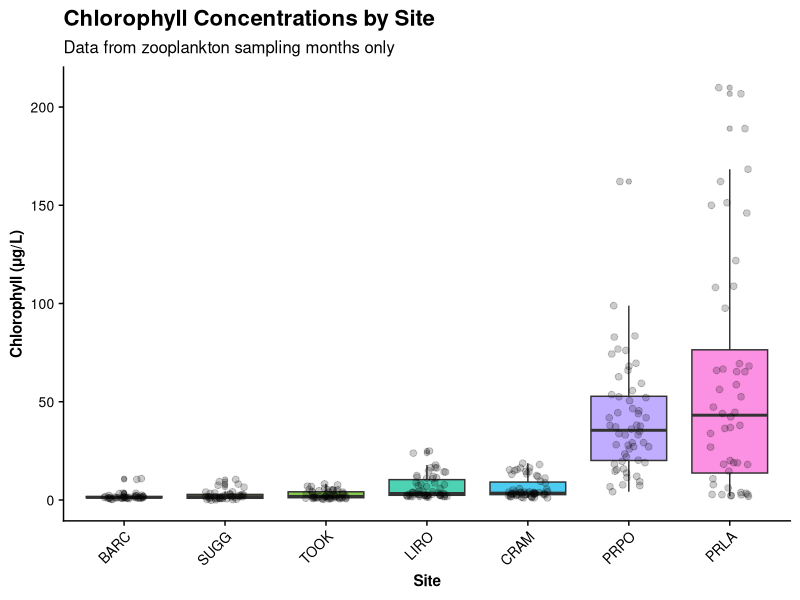
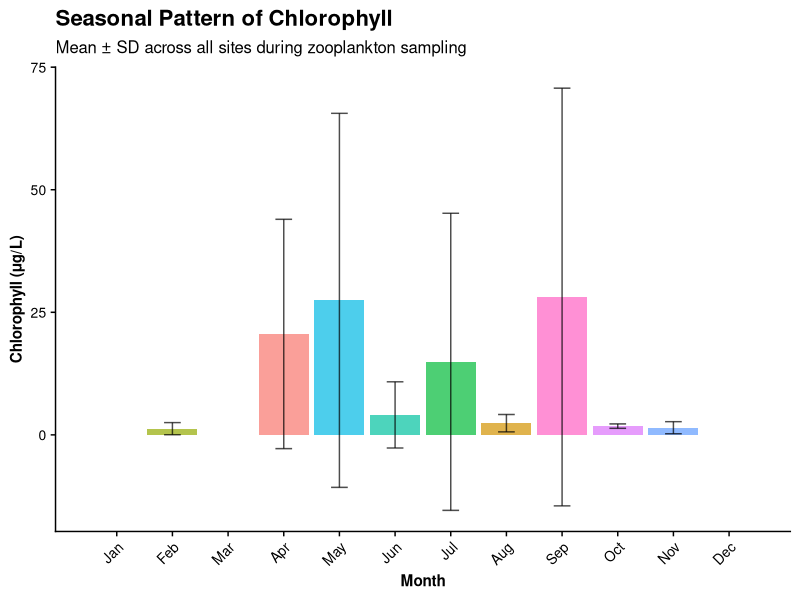
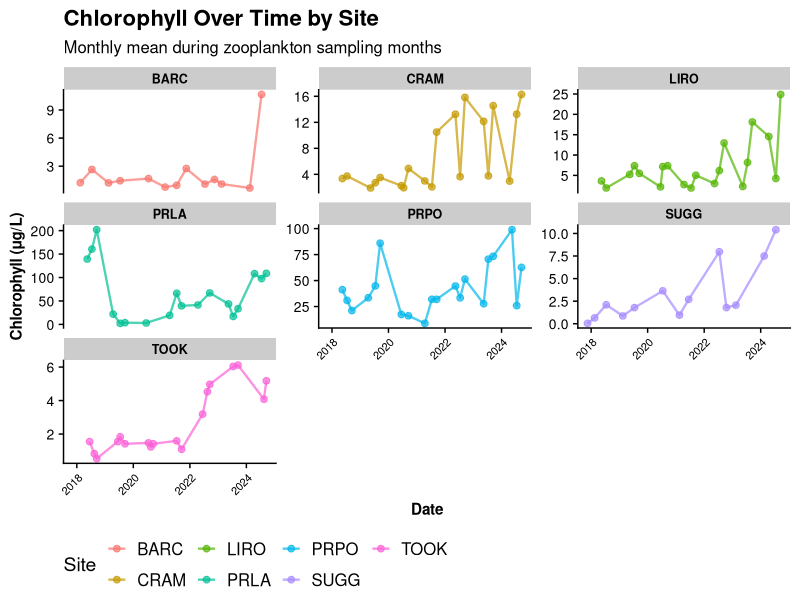
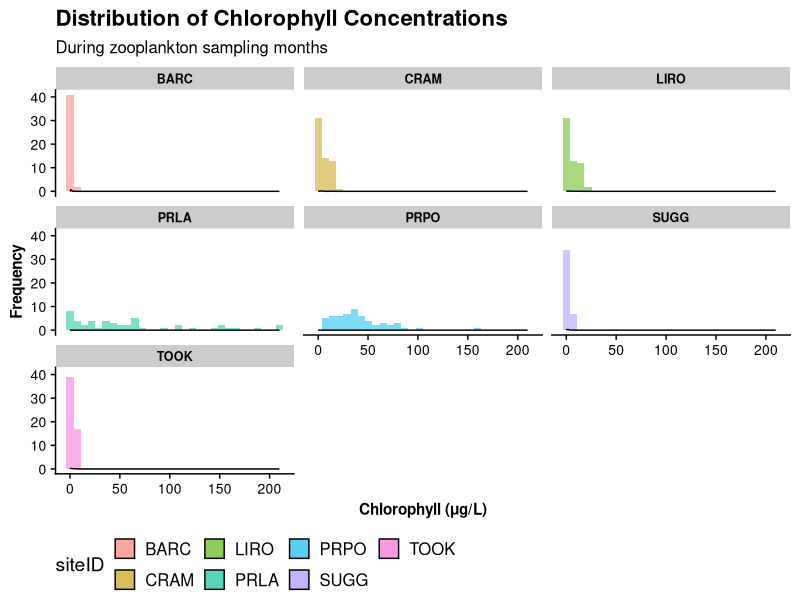

Recreate these plots in R, in order. (Note: this script raises an error after producing the figures.)
# Phytoplankton Chlorophyll Analysis
# Purpose: Analyze chlorophyll concentrations during zooplankton sampling months
#          Compare chlorophyll patterns across sites and seasons
# Date: 2026-05-04
#
# INPUTS:
#   - data-raw/NEON_daily_summaries/NEON_phyto_chlorophyll.csv
#     (Raw chlorophyll measurements by sample)
#   - data-processed/zooplankton_body_size_summary_adults_2014_2026.csv
#     (Body size data with collection dates to identify sampling months)
#
# OUTPUTS:
#   - data-processed/chlorophyll_during_zooplankton_sampling.csv
#     (Chlorophyll data filtered to zooplankton sampling months)
#   - stats-tables/chlorophyll_summary_by_site_month.csv
#     (Monthly chlorophyll summaries by site)
#   - figures/chlorophyll_*.png (5+ visualization figures)

library(tidyverse)
library(readr)
library(lubridate)
library(cowplot)

theme_set(theme_cowplot() +
  theme(
    axis.text = element_text(size = 10),
    axis.title = element_text(size = 11, face = "bold"),
    strip.text = element_text(size = 9, face = "bold"),
    legend.position = "bottom"
  ))

# Create output directories if needed
if (!dir.exists("figures")) {
  dir.create("figures", showWarnings = FALSE)
}
if (!dir.exists("stats-tables")) {
  dir.create("stats-tables", showWarnings = FALSE)
}

# ============================================================================
# Part 1: Load Data
# ============================================================================

cat("Loading chlorophyll data...\n\n")

chl_raw <- read_csv("data-raw/NEON_daily_summaries/NEON_phyto_chlorophyll.csv")

cat("Raw chlorophyll data:\n")
cat("  Records:", nrow(chl_raw), "\n")
cat("  Sites:", n_distinct(chl_raw$siteID), "\n")
cat("  Date range:", min(chl_raw$collectDate), "to", max(chl_raw$collectDate), "\n\n")

# Load zooplankton body size data to identify sampling months
cat("Loading zooplankton body size data (to identify sampling months)...\n\n")

zoo_body_size <- read_csv("data-processed/zooplankton_body_size_summary_adults_2014_2026.csv")

# Get the unique months when zooplankton are sampled (by site and month)
zoo_sampling_months <- zoo_body_size |>
  mutate(
    collectDate = as.Date(collectDate),
    year = year(collectDate),
    month = month(collectDate)
  ) |>
  select(siteID, year, month) |>
  distinct() |>
  arrange(siteID, year, month)

cat("Zooplankton sampling months identified:\n")
cat("  Site-month combinations:", nrow(zoo_sampling_months), "\n")
cat("  Unique sites:", n_distinct(zoo_sampling_months$siteID), "\n\n")

# ============================================================================
# Part 2: Filter Chlorophyll to Zooplankton Sampling Months
# ============================================================================

cat("Filtering chlorophyll data to zooplankton sampling months...\n\n")

chl_processed <- chl_raw |>
  mutate(
    collectDate = as.Date(collectDate),
    year = year(collectDate),
    month = month(collectDate)
  ) |>
  # Filter to zooplankton sites
  filter(siteID %in% c("BARC", "CRAM", "LIRO", "PRLA", "PRPO", "SUGG", "TOOK")) |>
  # Inner join to keep only chlorophyll data from months when zooplankton were sampled
  inner_join(
    zoo_sampling_months,
    by = c("siteID", "year", "month")
  ) |>
  select(siteID, year, month, collectDate, chlorophyllMicrogramsPerLiter)

cat("Chlorophyll data filtered to zooplankton sampling months:\n")
cat("  Records retained:", nrow(chl_processed), "\n")
cat("  Percent of original:", round(nrow(chl_processed) / nrow(chl_raw) * 100, 1), "%\n\n")

# ============================================================================
# Part 3: Summary Statistics
# ============================================================================

cat("Calculating chlorophyll summary statistics...\n\n")

# By site-month
chl_by_site_month <- chl_processed |>
  group_by(siteID, year, month) |>
  summarise(
    n_samples = n(),
    chl_mean = mean(chlorophyllMicrogramsPerLiter, na.rm = TRUE),
    chl_sd = sd(chlorophyllMicrogramsPerLiter, na.rm = TRUE),
    chl_min = min(chlorophyllMicrogramsPerLiter, na.rm = TRUE),
    chl_max = max(chlorophyllMicrogramsPerLiter, na.rm = TRUE),
    .groups = "drop"
  ) |>
  arrange(siteID, year, month)

cat("Chlorophyll summary by site-month:\n")
cat("  Unique site-month combinations:", nrow(chl_by_site_month), "\n\n")

# By site (overall)
chl_by_site <- chl_by_site_month |>
  group_by(siteID) |>
  summarise(
    n_sampling_events = n(),
    chl_mean_overall = mean(chl_mean, na.rm = TRUE),
    chl_sd_overall = sd(chl_mean, na.rm = TRUE),
    chl_min_overall = min(chl_min, na.rm = TRUE),
    chl_max_overall = max(chl_max, na.rm = TRUE),
    .groups = "drop"
  ) |>
  arrange(desc(chl_mean_overall))

cat("Chlorophyll summary by site:\n")
print(chl_by_site)
cat("\n")

# By month (across all sites)
chl_by_month <- chl_processed |>
  group_by(month) |>
  summarise(
    n_samples = n(),
    chl_mean = mean(chlorophyllMicrogramsPerLiter, na.rm = TRUE),
    chl_sd = sd(chlorophyllMicrogramsPerLiter, na.rm = TRUE),
    chl_min = min(chlorophyllMicrogramsPerLiter, na.rm = TRUE),
    chl_max = max(chlorophyllMicrogramsPerLiter, na.rm = TRUE),
    .groups = "drop"
  ) |>
  mutate(
    month_name = month.abb[month]
  ) |>
  arrange(month)

cat("Chlorophyll summary by month (across all sites):\n")
cat("  Mean:", round(mean(chl_processed$chlorophyllMicrogramsPerLiter, na.rm = TRUE), 2), "μg/L\n")
cat("  SD:", round(sd(chl_processed$chlorophyllMicrogramsPerLiter, na.rm = TRUE), 2), "μg/L\n")
cat("  Range:", round(min(chl_processed$chlorophyllMicrogramsPerLiter, na.rm = TRUE), 2), "-",
    round(max(chl_processed$chlorophyllMicrogramsPerLiter, na.rm = TRUE), 2), "μg/L\n\n")

# ============================================================================
# Part 4: Save Processed Data
# ============================================================================

cat("Saving processed data...\n\n")

write_csv(chl_processed, "data-processed/chlorophyll_during_zooplankton_sampling.csv")
cat("✓ Saved: data-processed/chlorophyll_during_zooplankton_sampling.csv\n")

write_csv(chl_by_site_month, "stats-tables/chlorophyll_summary_by_site_month.csv")
cat("✓ Saved: stats-tables/chlorophyll_summary_by_site_month.csv\n\n")

# ============================================================================
# Part 5: Create Visualizations
# ============================================================================

cat("Creating visualizations...\n\n")

# Plot 1: Chlorophyll by site (boxplot)
p1_by_site <- chl_processed |>
  mutate(siteID = fct_reorder(siteID, chlorophyllMicrogramsPerLiter, .fun = median)) |>
  ggplot(aes(x = siteID, y = chlorophyllMicrogramsPerLiter, fill = siteID)) +
  geom_boxplot(alpha = 0.7, outlier.alpha = 0.3) +
  geom_jitter(width = 0.2, alpha = 0.2, size = 2) +
  labs(
    title = "Chlorophyll Concentrations by Site",
    subtitle = "Data from zooplankton sampling months only",
    x = "Site",
    y = "Chlorophyll (μg/L)"
  ) +
  theme(legend.position = "none", axis.text.x = element_text(angle = 45, hjust = 1))

ggsave("figures/chlorophyll_by_site.png", p1_by_site, width = 10, height = 7, dpi = 300)
cat("✓ Saved: figures/chlorophyll_by_site.png\n")

# Plot 2: Chlorophyll by month (seasonal pattern)
p2_by_month <- chl_by_month |>
  ggplot(aes(x = month, y = chl_mean, fill = month_name)) +
  geom_col(alpha = 0.7) +
  geom_errorbar(aes(ymin = chl_mean - chl_sd, ymax = chl_mean + chl_sd),
                width = 0.3, alpha = 0.7) +
  scale_x_continuous(
    breaks = 1:12,
    labels = month.abb,
    limits = c(0.5, 12.5)
  ) +
  labs(
    title = "Seasonal Pattern of Chlorophyll",
    subtitle = "Mean ± SD across all sites during zooplankton sampling",
    x = "Month",
    y = "Chlorophyll (μg/L)"
  ) +
  theme(legend.position = "none", axis.text.x = element_text(angle = 45, hjust = 1))

ggsave("figures/chlorophyll_seasonal_pattern.png", p2_by_month, width = 10, height = 7, dpi = 300)
cat("✓ Saved: figures/chlorophyll_seasonal_pattern.png\n")

# Plot 3: Chlorophyll over time (time series by site)
p3_time_series <- chl_by_site_month |>
  mutate(
    date = as.Date(paste(year, month, "15", sep = "-"))
  ) |>
  ggplot(aes(x = date, y = chl_mean, color = siteID, group = siteID)) +
  geom_line(size = 0.8, alpha = 0.7) +
  geom_point(size = 2, alpha = 0.7) +
  facet_wrap(~siteID, scales = "free_y", ncol = 3) +
  labs(
    title = "Chlorophyll Over Time by Site",
    subtitle = "Monthly mean during zooplankton sampling months",
    x = "Date",
    y = "Chlorophyll (μg/L)",
    color = "Site"
  ) +
  theme(
    legend.position = "bottom",
    axis.text.x = element_text(angle = 45, hjust = 1, size = 8)
  )

ggsave("figures/chlorophyll_time_series_by_site.png", p3_time_series, width = 14, height = 10, dpi = 300)
cat("✓ Saved: figures/chlorophyll_time_series_by_site.png\n")

# Plot 4: Chlorophyll distribution (histogram with density)
p4_distribution <- chl_processed |>
  ggplot(aes(x = chlorophyllMicrogramsPerLiter, fill = siteID)) +
  geom_histogram(alpha = 0.5, bins = 30) +
  geom_density(alpha = 0.3) +
  facet_wrap(~siteID, ncol = 3) +
  labs(
    title = "Distribution of Chlorophyll Concentrations",
    subtitle = "During zooplankton sampling months",
    x = "Chlorophyll (μg/L)",
    y = "Frequency"
  ) +
  theme(legend.position = "bottom")

ggsave("figures/chlorophyll_distribution.png", p4_distribution, width = 14, height = 10, dpi = 300)
cat("✓ Saved: figures/chlorophyll_distribution.png\n")

# Plot 5: Heatmap - chlorophyll by site and month
chl_heatmap_data <- chl_by_site_month |>
  mutate(month_name = month.abb[month]) |>
  pivot_wider(
    names_from = month_name,
    values_from = chl_mean,
    values_fill = NA
  ) |>
  column_to_rownames("siteID") |>
  as.matrix()

# Reorder months properly
month_order <- month.abb
chl_heatmap_data <- chl_heatmap_data[, colnames(chl_heatmap_data) %in% month_order]
chl_heatmap_data <- chl_heatmap_data[, match(colnames(chl_heatmap_data), month_order)]

p5_heatmap <- chl_by_site_month |>
  mutate(month_name = month.abb[month]) |>
  ggplot(aes(x = month_name, y = siteID, fill = chl_mean)) +
  geom_tile(color = "white", size = 1) +
  scale_fill_gradient(low = "white", high = "darkgreen", name = "Chlorophyll\n(μg/L)", na.value = "gray90") +
  scale_x_discrete(limits = month.abb) +
  labs(
    title = "Chlorophyll Heatmap: Site × Month",
    subtitle = "Mean chlorophyll during zooplankton sampling months",
    x = "Month",
    y = "Site"
  ) +
  theme(
    axis.text.x = element_text(angle = 45, hjust = 1),
    plot.title = element_text(hjust = 0.5)
  )

ggsave("figures/chlorophyll_heatmap_site_month.png", p5_heatmap, width = 12, height = 8, dpi = 300)
cat("✓ Saved: figures/chlorophyll_heatmap_site_month.png\n\n")

# ============================================================================
# Part 6: Summary Report
# ============================================================================

cat(paste(rep("=", 80), collapse = ""), "\n")
cat("CHLOROPHYLL ANALYSIS SUMMARY\n")
cat(paste(rep("=", 80), collapse = ""), "\n\n")

cat("DATA RETAINED:\n")
cat("  Original chlorophyll records:", nrow(chl_raw), "\n")
cat("  Filtered to zoo sampling months:", nrow(chl_processed), "\n")
cat("  Retention rate:", round(nrow(chl_processed) / nrow(chl_raw) * 100, 1), "%\n\n")

cat("OVERALL CHLOROPHYLL PATTERNS:\n")
cat("  Mean:", round(mean(chl_processed$chlorophyllMicrogramsPerLiter, na.rm = TRUE), 2), "μg/L\n")
cat("  Median:", round(median(chl_processed$chlorophyllMicrogramsPerLiter, na.rm = TRUE), 2), "μg/L\n")
cat("  SD:", round(sd(chl_processed$chlorophyllMicrogramsPerLiter, na.rm = TRUE), 2), "μg/L\n")
cat("  Range:", round(min(chl_processed$chlorophyllMicrogramsPerLiter, na.rm = TRUE), 2), "-",
    round(max(chl_processed$chlorophyllMicrogramsPerLiter, na.rm = TRUE), 2), "μg/L\n\n")

cat("BY SITE (ranked by mean chlorophyll):\n")
print(chl_by_site)
cat("\n")

cat("SEASONAL PATTERN:\n")
cat("  Highest chlorophyll month:", chl_by_month$month_name[which.max(chl_by_month$chl_mean)],
    "(", round(max(chl_by_month$chl_mean), 2), "μg/L )\n")
cat("  Lowest chlorophyll month:", chl_by_month$month_name[which.min(chl_by_month$chl_mean)],
    "(", round(min(chl_by_month$chl_mean), 2), "μg/L )\n\n")

# Interpretation
cat("INTERPRETATION:\n")
cat("  - Chlorophyll represents photosynthetic organisms (phytoplankton)\n")
cat("  - This is different from AFDM (ash-free dry mass of ALGAE ONLY)\n")
cat("  - Chlorophyll is a proxy for phytoplankton productivity\n")
cat("  - High chlorophyll = productive lake ecosystem\n")
cat("  - Can compare with zooplankton body size responses\n\n")

cat(paste(rep("=", 80), collapse = ""), "\n")
cat("Analysis complete. Data and figures saved.\n")
cat(paste(rep("=", 80), collapse = ""), "\n\n")
